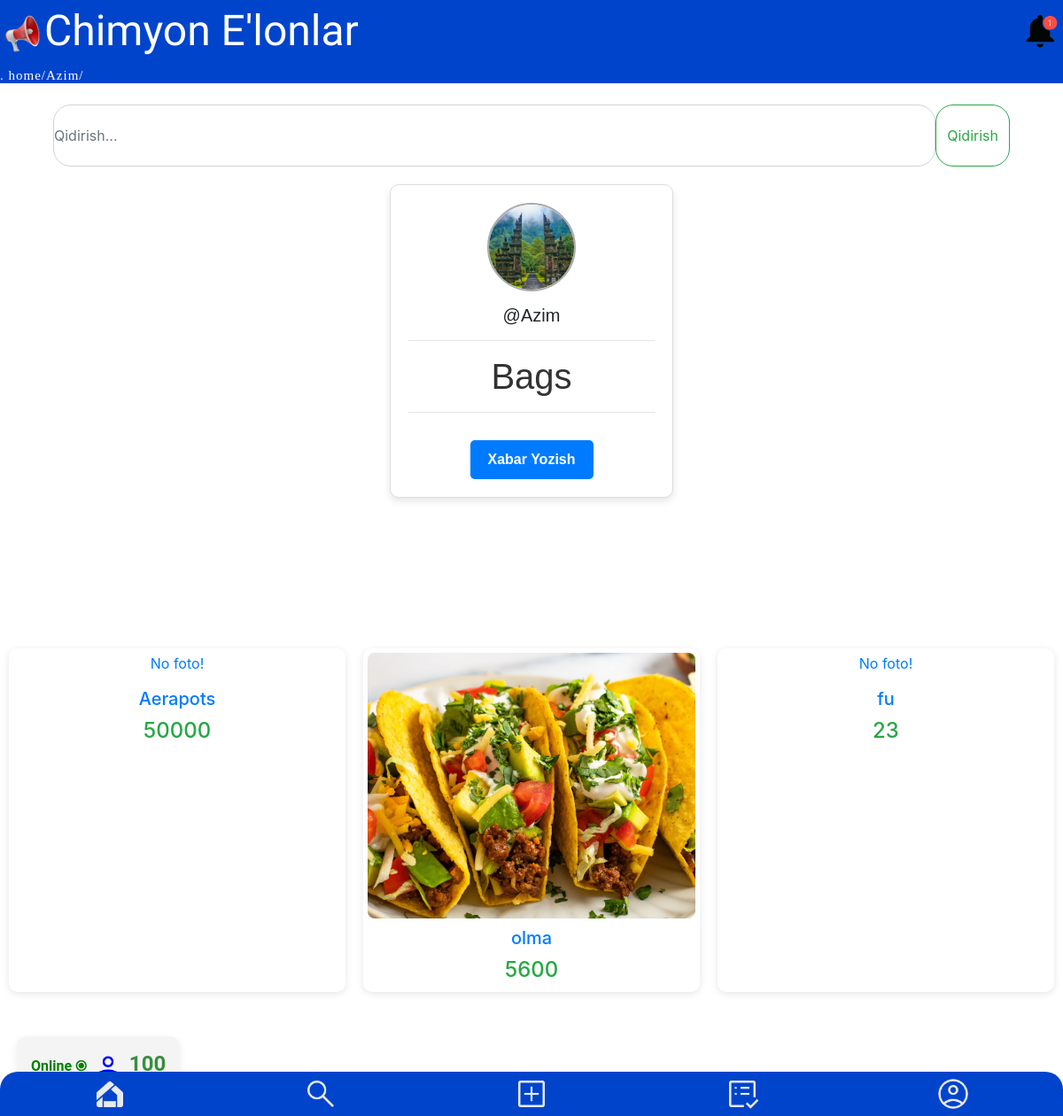
The app's page /Azim/ (signed in) with its own data.
### home/models.py (models this page shows, shortened)
class Announcement(models.Model):
    title = models.CharField(max_length=50)
    price = models.IntegerField(null=True, blank=True)
    image = models.ImageField(upload_to="elonlar/", blank=True, null=True)
    content = models.TextField(max_length=555, null=True, blank=True)
    date_created = models.DateTimeField(auto_now_add=True)
    date_updated = models.DateTimeField(auto_now=True)
    author = models.ForeignKey(User, on_delete=models.CASCADE)
    is_active = models.BooleanField(default=True)
    category = models.ForeignKey(Category, on_delete=models.SET_NULL, null=True)
    telegram_id = models.CharField(max_length=50, null=True, blank=True)
    phone = models.CharField(max_length=13, null=True, blank=True)
    address = models.CharField(max_length=200, blank=True, null=True)
    deadline = models.DateTimeField(default=timezone.now() + timedelta(days=20))
    views = models.PositiveIntegerField(null=True, blank=True)

### home/views.py (the view)
# urls.py: path('<str:username>/', user_profile, name='user_profile'),
@login_required
def user_profile(request, username=None):
    user = get_object_or_404(User, username=username)
    user_ads = Announcement.objects.filter(author=user)
    profile = Profile.objects.get(user=user)
    photo = profile.photo.url if profile.photo else None
    if request.method == 'POST':
        form = MessageForm(request.POST)
        if form.is_valid():
            message = form.save(commit=False)
            message.creator = request.user
            message.sender = request.user
            message.receiver = user
            message.save()
            return redirect('announcement_list')
    else:
        form = MessageForm()
    context = {
        'user': user,
        'announcements': user_ads,
        'photo': photo,
        'form': form,
    }
    return render(request, 'user_profile/user_profile.html', context)

### message/forms.py
class MessageForm(forms.ModelForm):
    class Meta:
        model = UserMessage
        fields = ['content',]
        labels = {
            'content': 'Xabar'
        }
        widgets = {
            'content': forms.Textarea(attrs={'class': 'form-control', 'placeholder': 'Xabar'})
        }

### templates/user_profile/user_profile.html (shortened to what this page needs)
{% extends 'base.html' %}
{% load static %}
{% block content %}
<div class="user-profile">
    {% if photo %}
        <img src="{{ photo }}" alt="{{ user.username }}">
    {% else %}
        <img src="{% static 'profile/user.png' %}">
    {% endif %}
    <h5>  @{{ user.username }}</h5>
    <hr>
    <h1>{{ user.first_name }}</h1>
    <hr>
    <a href="javascript:void(0);" onclick="toggleMessageForm()">Xabar Yozish</a>
</div>
<br>
<br>
<br>
<br>
<br>
<div class="home-ads">
    {% for ad in announcements %}
        <div class="ads-box">
            <a href="{% url 'announcement_detail' ad.id %}">
            {% if ad.image %}
                <img src="{{ ad.image.url }}" alt="{{ ad.title }}">
            {% else %}
                <p>No foto!</p>
            {% endif %}
            <h2>{{ ad.title }}</h2>
            <h1>{{ ad.price }}</h1>
                 </a>
        </div>
    {% endfor %}
</div>
{% endblock %}

### templates/user_profile/user_profile.html (style rules this page uses)
.user-profile { background-color: #ffffff; border: 1px solid #ddd; border-radius: 10px; padding: 20px; text-align: center; max-width: 320px; margin: 20px auto; box-shadow: 0 4px 8px rgba(0, 0, 0, 0.1); font-family: 'Arial', sans-serif; }
.user-profile img { width: 100px; height: 100px; border-radius: 50%; object-fit: cover; border: 2px solid #aaa; margin-bottom: 15px; }
.user-profile h1, .user-profile h2 { color: #333; margin: 5px 0; }
.user-profile a { display: inline-block; padding: 10px 20px; background-color: #007bff; color: white; font-weight: bold; text-decoration: none; border-radius: 5px; transition: background-color 0.3s; margin-top: 15px; }
.home-ads { display: flex; justify-content: space-between; flex-wrap: wrap; margin: 20px 0; }
.ads-box { flex: 1 1 30%; padding: 5px; margin: 10px; text-align: center; border-radius: 10px; box-shadow: 0 2px 8px rgba(0, 0, 0, 0.1); background-color: #fff; transition: transform 0.3s ease, box-shadow 0.3s ease; }
.ads-box img { height: 300px; width: 100%; object-fit: cover; object-position: center; border-radius: 8px; }
.ads-box h2 { font-size: 1.25rem; margin: 10px 0; }
.ads-box h1 { font-size: 1.5rem; color: #28a745; margin: 5px 0; }

### records on screen
Announcement: image "No foto!", title "Aerapots", price "50000"
Announcement: image (picture), title "olma", price "5600"
Announcement: image "No foto!", title "fu", price "23"

### other values on screen
{{ request.path }} "/Azim/"
{{ user.username }} "Azim"
{{ user.first_name }} "Bags"
